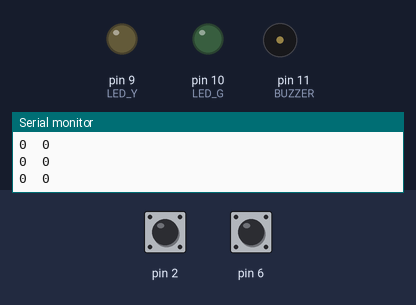
This sketch was run on a simulated Arduino Uno, built with avr-gcc and run on an emulated ATmega328P. Parts: output pins drawn as LEDs (lit = HIGH), buzzer (waves = sounding), the last lines printed to the serial monitor. The inputs (shaded band) are chosen by the test bench; at power-on: pin 2 HIGH, pin 6 HIGH.

Above: at 1.2 s.
1.3 s: pin 2 pulled LOW for 0.15 s
At 2.6 s:
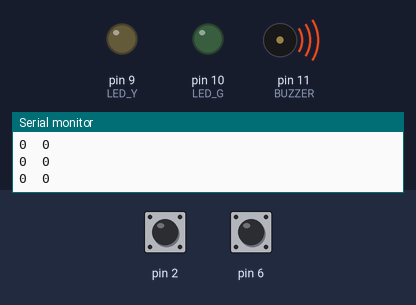
2.9 s: pin 6 pulled LOW for 0.15 s
At 3.4 s:
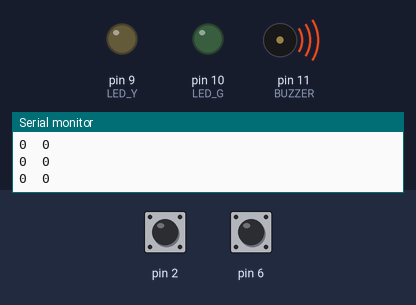
4.5 s: pin 6 pulled LOW for 3.2 s
At 5.5 s:
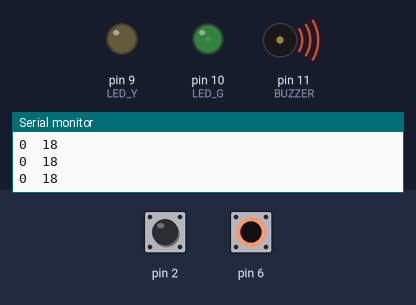
9.2 s: pin 2 pulled LOW for 1 s
At 9.9 s:
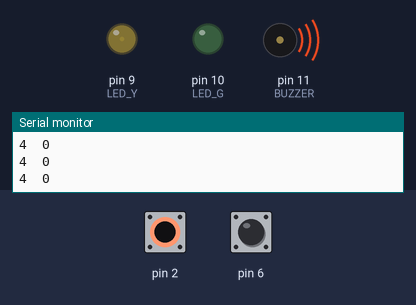
11.7 s: pin 2 driven LOW and pin 6 driven LOW
At 12.0 s:
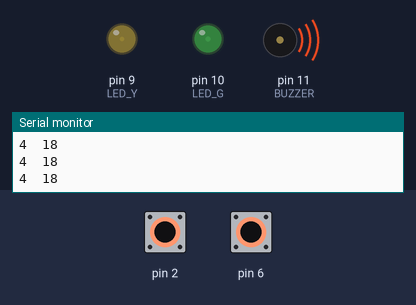
13.2 s: pin 2 driven HIGH
At 13.5 s:
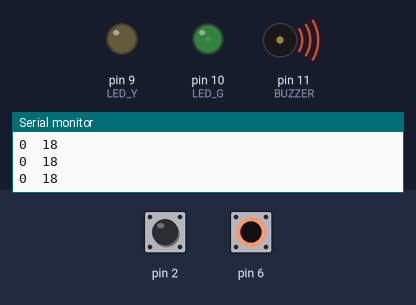
Timing chart, 0 to 15.7 s (numbered marks = the images above; inputs shaded):
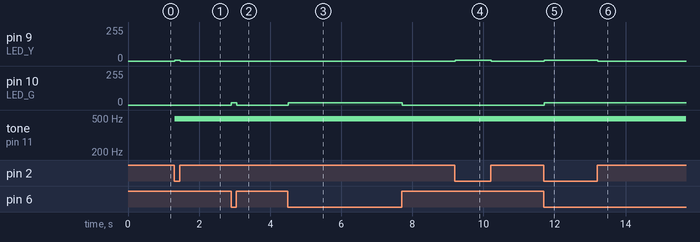

Measured:
- after the input at 1.3 s, pin 9 (LED_Y): 0/255 → 4/255 at once, → 0/255 0.15 s later; tone on pin 11 (BUZZER): silent → 490 Hz at once
- after the input at 2.9 s, pin 10 (LED_G): 0/255 → 18/255 at once, → 0/255 0.15 s later
- after the input at 4.5 s, pin 10 (LED_G): 0/255 → 18/255 at once, → 0/255 3.2 s later
- after the input at 9.2 s, pin 9 (LED_Y): 0/255 → 4/255 at once, → 0/255 1.0 s later
- after the input at 11.7 s, pin 9 (LED_Y): 0/255 → 4/255 at once; pin 10 (LED_G): 0/255 → 18/255 at once
- after the input at 13.2 s, pin 9 (LED_Y): 4/255 → 0/255 at once

The sketch:

test001.ino
```cpp
#include <CapacitiveSensor.h>

CapacitiveSensor cap6_4 = CapacitiveSensor(3, 2);
CapacitiveSensor cap12_10 = CapacitiveSensor(7, 6);
int LED_Y = 9, LED_G = 10, BUZZER = 11;

void setup() {
  pinMode(LED_Y,OUTPUT);
  pinMode(LED_G,OUTPUT);
  pinMode(BUZZER,OUTPUT);
  Serial.begin(9600);
}

void loop() {
  long total1 =  cap6_4.capacitiveSensor(30);
  long total2 =  cap12_10.capacitiveSensor(30);
  total1 = map(total1, 200, 220000, 0, 255);
  total2 = map(total2, 200, 60000, 0, 255);

  analogWrite(LED_Y, total1);
  analogWrite(LED_G, total2);
  analogWrite(BUZZER, (total1 + total2)/2);

  Serial.print(total1);
  Serial.print("\t");
  Serial.println(total2);
  delay(10);
}
```
